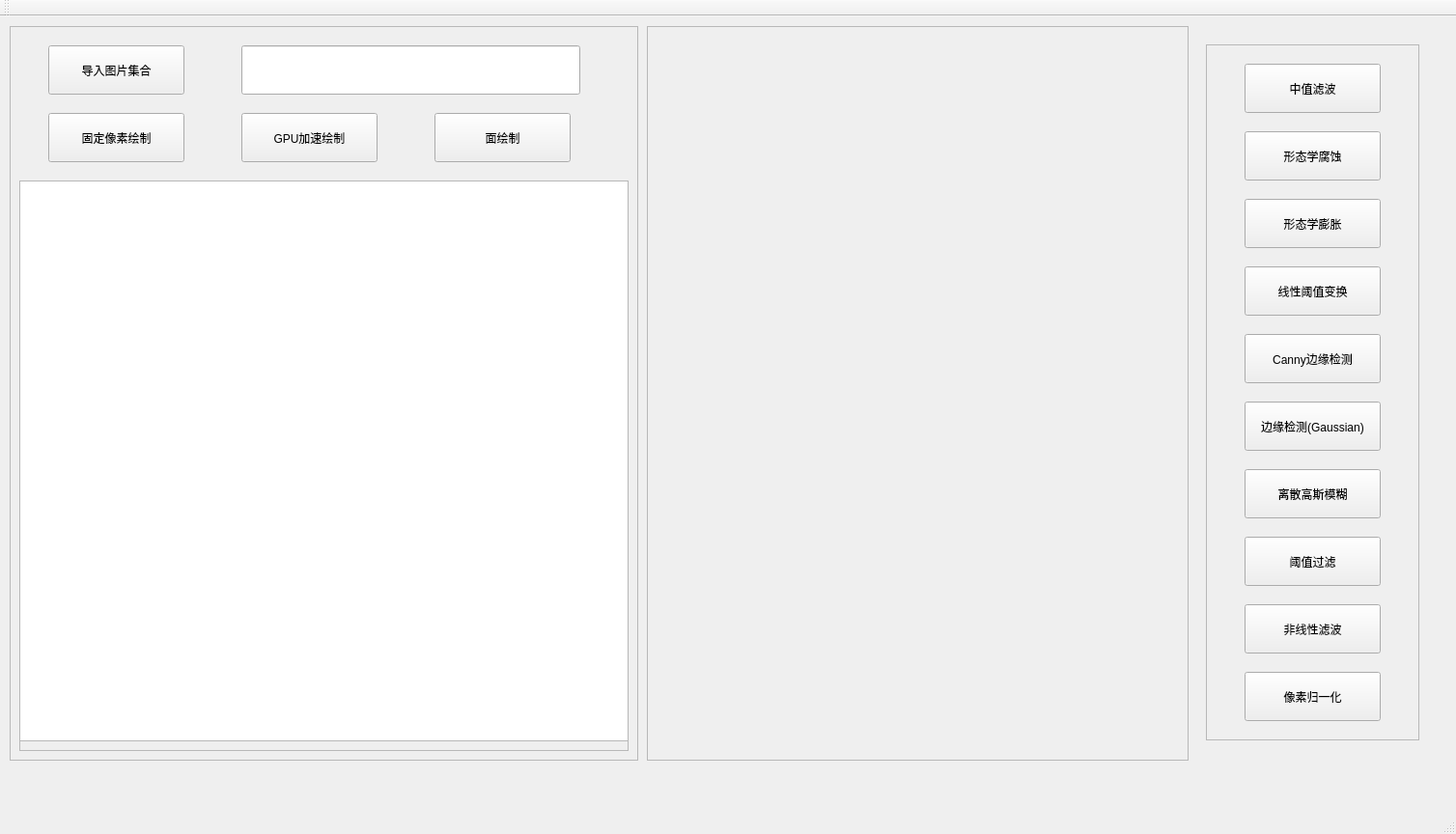
<?xml version="1.0" encoding="UTF-8"?>
<ui version="4.0">
 <class>QtWidgetsAPP1Class</class>
 <widget class="QMainWindow" name="QtWidgetsAPP1Class">
  <property name="geometry">
   <rect>
    <x>0</x>
    <y>0</y>
    <width>1508</width>
    <height>864</height>
   </rect>
  </property>
  <property name="windowTitle">
   <string>QtWidgetsAPP1</string>
  </property>
  <widget class="QWidget" name="centralWidget">
   <widget class="QFrame" name="frame">
    <property name="geometry">
     <rect>
      <x>10</x>
      <y>10</y>
      <width>651</width>
      <height>761</height>
     </rect>
    </property>
    <property name="frameShape">
     <enum>QFrame::StyledPanel</enum>
    </property>
    <property name="frameShadow">
     <enum>QFrame::Raised</enum>
    </property>
    <widget class="QPushButton" name="fileButton">
     <property name="geometry">
      <rect>
       <x>40</x>
       <y>20</y>
       <width>141</width>
       <height>51</height>
      </rect>
     </property>
     <property name="text">
      <string>导入图片集合</string>
     </property>
    </widget>
    <widget class="QLineEdit" name="filePath">
     <property name="geometry">
      <rect>
       <x>240</x>
       <y>20</y>
       <width>351</width>
       <height>51</height>
      </rect>
     </property>
    </widget>
    <widget class="QFrame" name="frame_img">
     <property name="geometry">
      <rect>
       <x>10</x>
       <y>160</y>
       <width>631</width>
       <height>591</height>
      </rect>
     </property>
     <property name="frameShape">
      <enum>QFrame::StyledPanel</enum>
     </property>
     <property name="frameShadow">
      <enum>QFrame::Raised</enum>
     </property>
     <widget class="QListWidget" name="imgListWidget">
      <property name="geometry">
       <rect>
        <x>0</x>
        <y>0</y>
        <width>631</width>
        <height>581</height>
       </rect>
      </property>
     </widget>
    </widget>
    <widget class="QPushButton" name="paintFixed">
     <property name="geometry">
      <rect>
       <x>40</x>
       <y>90</y>
       <width>141</width>
       <height>51</height>
      </rect>
     </property>
     <property name="text">
      <string>固定像素绘制</string>
     </property>
    </widget>
    <widget class="QPushButton" name="paintGPU">
     <property name="geometry">
      <rect>
       <x>240</x>
       <y>90</y>
       <width>141</width>
       <height>51</height>
      </rect>
     </property>
     <property name="text">
      <string>GPU加速绘制</string>
     </property>
    </widget>
    <widget class="QPushButton" name="paintMarching">
     <property name="geometry">
      <rect>
       <x>440</x>
       <y>90</y>
       <width>141</width>
       <height>51</height>
      </rect>
     </property>
     <property name="text">
      <string>面绘制</string>
     </property>
    </widget>
   </widget>
   <widget class="QFrame" name="frame_ImageShow">
    <property name="geometry">
     <rect>
      <x>670</x>
      <y>10</y>
      <width>561</width>
      <height>761</height>
     </rect>
    </property>
    <property name="frameShape">
     <enum>QFrame::StyledPanel</enum>
    </property>
    <property name="frameShadow">
     <enum>QFrame::Raised</enum>
    </property>
    <widget class="QVTKWidget" name="qvtkWidget_later">
     <property name="geometry">
      <rect>
       <x>20</x>
       <y>390</y>
       <width>521</width>
       <height>351</height>
      </rect>
     </property>
    </widget>
    <widget class="QVTKWidget" name="qvtkWidget_before">
     <property name="geometry">
      <rect>
       <x>20</x>
       <y>20</y>
       <width>521</width>
       <height>351</height>
      </rect>
     </property>
    </widget>
   </widget>
   <widget class="QFrame" name="frame_ITKFIilter">
    <property name="geometry">
     <rect>
      <x>1249</x>
      <y>29</y>
      <width>221</width>
      <height>721</height>
     </rect>
    </property>
    <property name="frameShape">
     <enum>QFrame::StyledPanel</enum>
    </property>
    <property name="frameShadow">
     <enum>QFrame::Raised</enum>
    </property>
    <widget class="QPushButton" name="filterButton_median">
     <property name="geometry">
      <rect>
       <x>40</x>
       <y>20</y>
       <width>141</width>
       <height>51</height>
      </rect>
     </property>
     <property name="text">
      <string>中值滤波</string>
     </property>
    </widget>
    <widget class="QPushButton" name="fileButton_Erode">
     <property name="geometry">
      <rect>
       <x>40</x>
       <y>90</y>
       <width>141</width>
       <height>51</height>
      </rect>
     </property>
     <property name="text">
      <string>形态学腐蚀</string>
     </property>
    </widget>
    <widget class="QPushButton" name="fileButton_Dilate">
     <property name="geometry">
      <rect>
       <x>40</x>
       <y>160</y>
       <width>141</width>
       <height>51</height>
      </rect>
     </property>
     <property name="text">
      <string>形态学膨胀</string>
     </property>
    </widget>
    <widget class="QPushButton" name="fileButton_Shift">
     <property name="geometry">
      <rect>
       <x>40</x>
       <y>230</y>
       <width>141</width>
       <height>51</height>
      </rect>
     </property>
     <property name="text">
      <string>线性阈值变换</string>
     </property>
    </widget>
    <widget class="QPushButton" name="fileButton_Canny">
     <property name="geometry">
      <rect>
       <x>40</x>
       <y>300</y>
       <width>141</width>
       <height>51</height>
      </rect>
     </property>
     <property name="text">
      <string>Canny边缘检测</string>
     </property>
    </widget>
    <widget class="QPushButton" name="fileButton_Gaussian">
     <property name="geometry">
      <rect>
       <x>40</x>
       <y>370</y>
       <width>141</width>
       <height>51</height>
      </rect>
     </property>
     <property name="text">
      <string>边缘检测(Gaussian)</string>
     </property>
    </widget>
    <widget class="QPushButton" name="fileButton_Discrete">
     <property name="geometry">
      <rect>
       <x>40</x>
       <y>440</y>
       <width>141</width>
       <height>51</height>
      </rect>
     </property>
     <property name="text">
      <string>离散高斯模糊</string>
     </property>
    </widget>
    <widget class="QPushButton" name="fileButton_Threshold">
     <property name="geometry">
      <rect>
       <x>40</x>
       <y>510</y>
       <width>141</width>
       <height>51</height>
      </rect>
     </property>
     <property name="text">
      <string>阈值过滤</string>
     </property>
    </widget>
    <widget class="QPushButton" name="fileButton_Sigmoid">
     <property name="geometry">
      <rect>
       <x>40</x>
       <y>580</y>
       <width>141</width>
       <height>51</height>
      </rect>
     </property>
     <property name="text">
      <string>非线性滤波</string>
     </property>
    </widget>
    <widget class="QPushButton" name="fileButton_Normal">
     <property name="geometry">
      <rect>
       <x>40</x>
       <y>650</y>
       <width>141</width>
       <height>51</height>
      </rect>
     </property>
     <property name="text">
      <string>像素归一化</string>
     </property>
    </widget>
   </widget>
  </widget>
  <widget class="QMenuBar" name="menuBar">
   <property name="geometry">
    <rect>
     <x>0</x>
     <y>0</y>
     <width>1508</width>
     <height>30</height>
    </rect>
   </property>
  </widget>
  <widget class="QToolBar" name="mainToolBar">
   <attribute name="toolBarArea">
    <enum>TopToolBarArea</enum>
   </attribute>
   <attribute name="toolBarBreak">
    <bool>false</bool>
   </attribute>
  </widget>
  <widget class="QStatusBar" name="statusBar"/>
 </widget>
 <layoutdefault spacing="6" margin="11"/>
 <customwidgets>
  <customwidget>
   <class>QVTKWidget</class>
   <extends>QWidget</extends>
   <header>QVTKWidget.h</header>
  </customwidget>
 </customwidgets>
 <resources>
  <include location="QtWidgetsAPP1.qrc"/>
 </resources>
 <connections/>
 <slots>
  <slot>clicked_on_fileBtn()</slot>
 </slots>
</ui>
